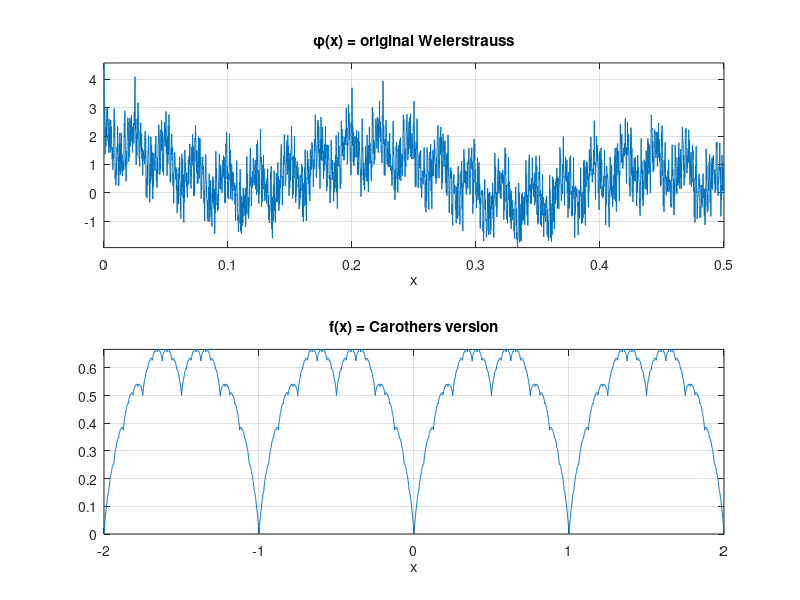

MATLAB code for this plot:
function weierstrauss(m)
% WEIERSTRAUSS  Plot m-th sums of the two nowhere-differentiable functions
% discussed in class,
%   phi(x) = sum_n=0^m  a^n cos(pi b^n x)    [a = 0.8, b = 9]
%   f(x)   = sum_n=0^m  2^(-n) g(2^n x)
% where g(x)=|x-round(x)| is the distance from x to the nearest integer.
% Example:  >> weierstrauss
%           >> weierstrauss(2)

if nargin < 1
    m = 10;
end

figure(1), clf
subplot(2,1,1)
x = 0:.0002:0.5;
a = 0.8;  b = 9.0;
phi = 0;
for n = 0:m
    phi = phi + a^n * cos(pi * b^n * x);
end
plot(x,phi),  grid on,  xlabel x
axis tight
title('\phi(x) = original Weierstrauss')

subplot(2,1,2)
x = -2:.001:2;
g = @(x) abs(x-round(x));
f = 0;
for n = 0:m
    f = f + g(2^n * x) / 2^n;
end
plot(x,f),  grid on,  xlabel x
axis tight
title('f(x) = Carothers version')
